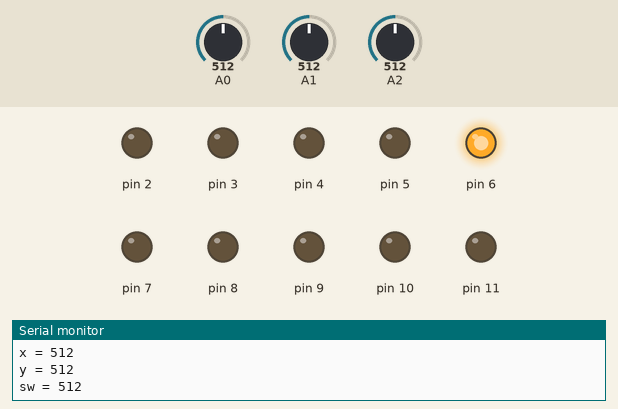
Recording of a sketch running on a simulated Arduino Uno, built with avr-gcc and run on an emulated ATmega328P. Shown: output pins drawn as LEDs (lit = HIGH), the last lines printed to the serial monitor. The inputs (shaded band) are chosen by the test bench; at power-on: A0 = 512, A1 = 512, A2 = 512.

Above: at 1.4 s.
1.5 s: A0 set to 316
3.0 s: A0 set to 282
At 4.3 s:
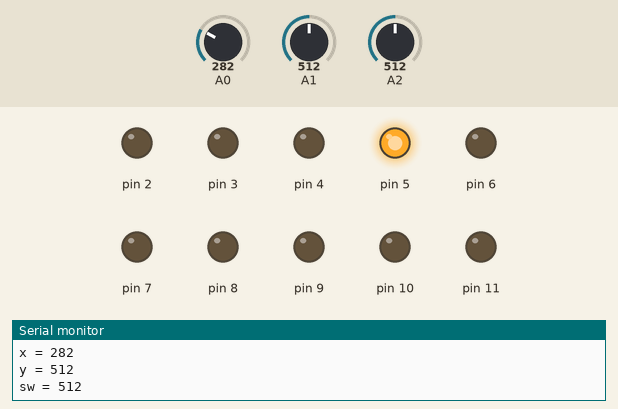
4.6 s: A1 set to 315
6.1 s: A1 set to 293
At 6.6 s:
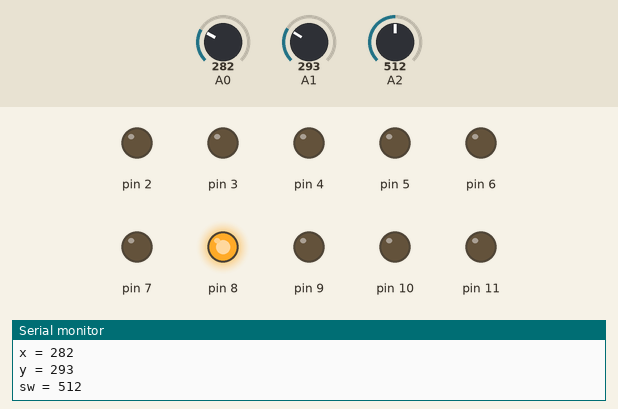
7.7 s: A2 set to 106
9.2 s: A2 set to 92
At 10.1 s:
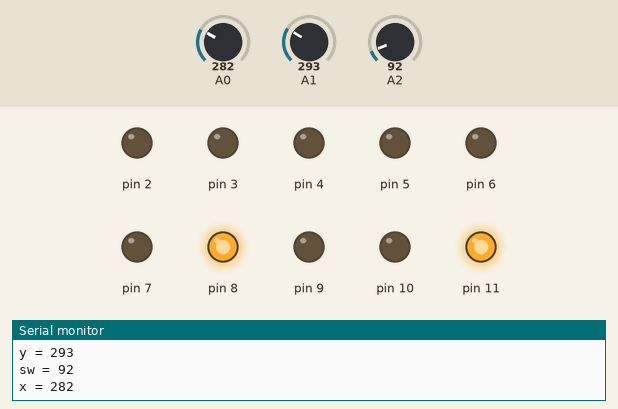
Timing chart, 0 to 11.8 s (numbered marks = the images above; inputs shaded):
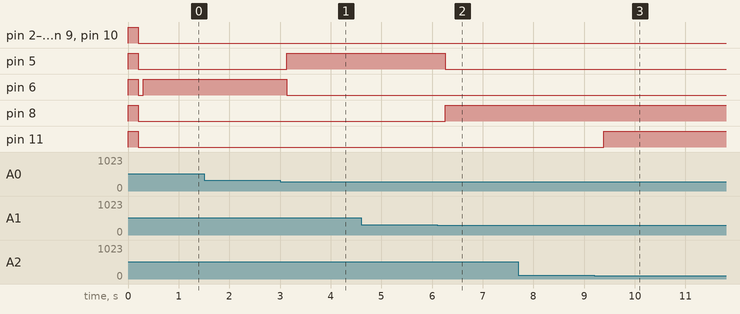

The sketch:

2023-0313_Joystick.ino
```cpp
void setup() {
  // put your setup code here, to run once:
  Serial.begin(9600);
  for(int i = 2; i<12; i++){
    pinMode(i,OUTPUT);
  }

  for(int i = 2; i<12; i++){
    digitalWrite(i,1);
  }
  delay(200);
  for(int i = 2; i<12; i++){
    digitalWrite(i,0);
  }
}

void loop() {
  // put your main code here, to run repeatedly:
  int x = analogRead(A0);
  int y = analogRead(A1);
  int sw = analogRead(A2);
  Serial.print("x = ");
  Serial.println(x);
  Serial.print("y = ");
  Serial.println(y);
  Serial.print("sw = ");
  Serial.println(sw);
  delay(100);

  if(x<301 && y<301){
    for(int i = 2; i<11; i++){
      if(i==8){
        digitalWrite(i,1);
      }else{
        digitalWrite(i,0);
      }
    }
  }if(x>301 && x<751 && y<301){
    for(int i = 2; i<11; i++){
      if(i==9){
        digitalWrite(i,1);
      }else{
        digitalWrite(i,0);
      }
    }
  }if (x>751 && y<301){
    for(int i = 2; i<11; i++){
      if(i==10){
        digitalWrite(i,1);
      }else{
        digitalWrite(i,0);
      }
    }
  }if (x<301 && y>301 && y<751){
    for(int i = 2; i<11; i++){
      if(i==5){
        digitalWrite(i,1);
      }else{
        digitalWrite(i,0);
      }
    }
  }if (x>301 && x<751 && y>301 && y<751){
    for(int i = 2; i<11; i++){
      if(i==6){
        digitalWrite(i,1);
      }else{
        digitalWrite(i,0);
      }
    }
  }if (x>751 && y>301 && y<751){
    for(int i = 2; i<11; i++){
      if(i==7){
        digitalWrite(i,1);
      }else{
        digitalWrite(i,0);
      }
    }
  }if (x<301 && y>751){
    for(int i = 2; i<11; i++){
      if(i==2){
        digitalWrite(i,1);
      }else{
        digitalWrite(i,0);
      }
    }
  }if (x>301 && x<751 && y>751){
    for(int i = 2; i<11; i++){
      if(i==3){
        digitalWrite(i,1);
      }else{
        digitalWrite(i,0);
      }
    }
  }if (x>751 && y>751){
    for(int i = 2; i<11; i++){
      if(i==4){
        digitalWrite(i,1);
      }else{
        digitalWrite(i,0);
      }
    }
  }
  if (sw<100){
    digitalWrite(11,1);
  } else{
    digitalWrite(11,0);
  }
}
```

Measured:
- the behaviour switches between 301 and 300 on A0 (found by bisection; images 0 and 1)
- the behaviour switches between 301 and 300 on A1 (found by bisection; images 1 and 2)
- the behaviour switches between 100 and 99 on A2 (found by bisection; images 2 and 3)
- after the input at 3.0 s, pin 5: LOW → HIGH after 0.13 s; pin 6: HIGH → LOW after 0.13 s
- after the input at 6.1 s, pin 5: HIGH → LOW after 0.16 s; pin 8: LOW → HIGH after 0.16 s
- after the input at 9.2 s, pin 11: LOW → HIGH after 0.19 s
